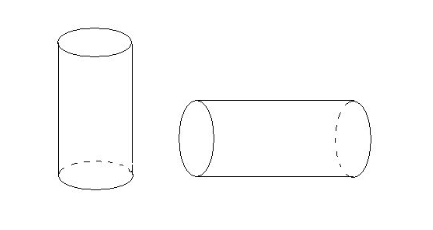
#> input picture pythonProject1/image.jpg, 433 x 230 px
$ python yuanzhu.py
#> lines starting #> are read from the running program, lines starting #| are printed output that depends on the picture; after the words box and inside, x2 and y2 are one past the last pixel; in counts of white or black regions, pixels touching at a corner belong together
import cv2
import numpy as np

# 读取图像
image = cv2.imread('image.jpg')
#> image is the input picture: shape (230, 433, 3); mean B, G, R 252.5, 252.5, 252.5
gray = cv2.cvtColor(image, cv2.COLOR_BGR2GRAY)


gray_blurred = cv2.GaussianBlur(gray, (9, 9), 0)
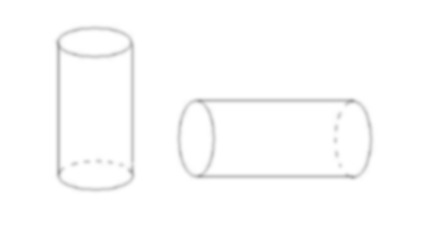
#> gray_blurred: shape (230, 433); min 172, max 255, mean 252.5

# 执行 Canny 边缘检测
edges = cv2.Canny(gray_blurred, 50, 100)
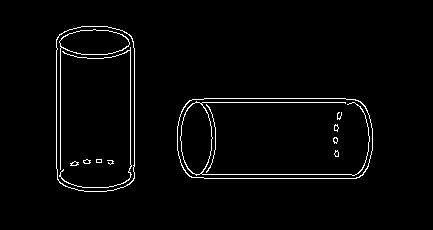
#> edges: shape (230, 433); 2.4% white in thin lines or dots, all inside (x1, y1, x2, y2) = (56, 26, 373, 192)

# Hough 圆变换识别圆形图案
circles = cv2.HoughCircles(edges,
                           cv2.HOUGH_GRADIENT, dp=1.3, minDist=80,
                           param1=100, param2=50, minRadius=10, maxRadius=100)
#> circles = [[134.5, 130.6, 77.73], [216.4, 138.4, 40.29], [333.4, 138.4, 40.29], [95.55, 60.45, 39.25]]


if circles is not None:

    circles_round = np.round(circles[0, :]).astype("int")
#> circles_round = [[135, 131, 78], [216, 138, 40], [333, 138, 40], [96, 60, 39]]

    # 绘制圆圈和其中心
    for (x, y, r) in circles_round:
        cv2.circle(image, (x, y), r, (0, 255, 0), 2)
        cv2.rectangle(image, (x - 5, y - 5), (x + 5, y + 5), (0, 128, 255), -1)
#> this loop made 4 passes
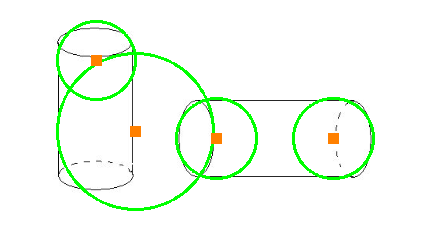
#> image: shape (230, 433, 3); 4.16% of pixels changed, all inside (x1, y1, x2, y2) = (56, 20, 375, 211)

# 显示结果
cv2.imshow('Detected Circles', image)
cv2.waitKey(0)
cv2.destroyAllWindows()

$ run again, with pythonProject1/ditie.jpg copied over pythonProject1/image.jpg
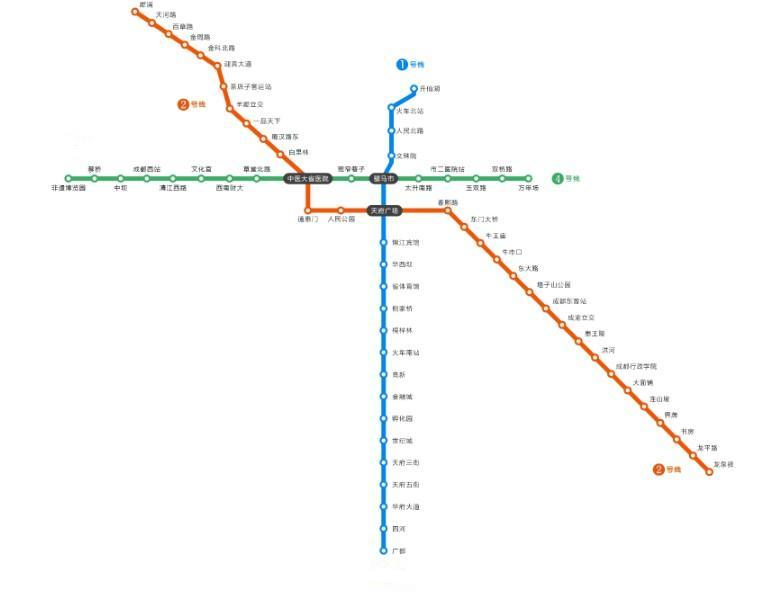
#> input picture pythonProject1/ditie.jpg, 781 x 593 px
#> image is the input picture: shape (593, 781, 3); mean B, G, R 250.1, 250.8, 250.6
#> `edges = cv2.Canny(gray_blurred, 50, 100)`:
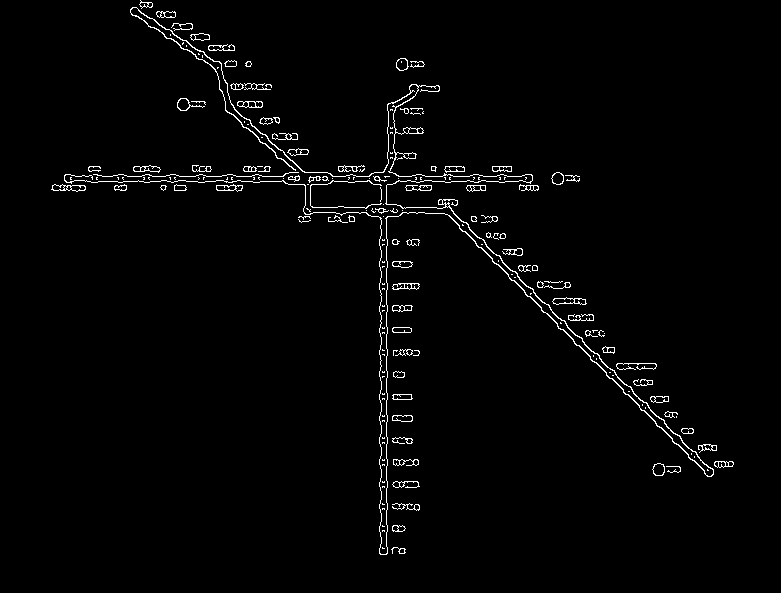
#> edges: shape (593, 781); 1.9% white in thin lines or dots, all inside (x1, y1, x2, y2) = (51, 0, 734, 555)
#> circles = [[476.4, 273.6, 99.18], [303.5, 86.45, 99.18], [147.5, 104.6, 82.02], [446.5, 138.4, 59.14], [355.5, 151.4, 62], [316.5, 268.4, 97.75], [238.5, 134.5, 51.73], [407.5, 212.5, 33.4], [567.4, 203.4, 93.46], [403.6, 307.4, 25.73], [403.6, 463.4, 24.95]]
#> circles_round = [[476, 274, 99], [304, 86, 99], [148, 105, 82], [447, 138, 59], [356, 151, 62], [317, 268, 98], [239, 135, 52], [408, 213, 33], [567, 203, 93], [404, 307, 26], [404, 463, 25]]
#> the loop `for (x, y, r) in circles_round:` made 11 passes
#> after the loop `for (x, y, r) in circles_round:`:
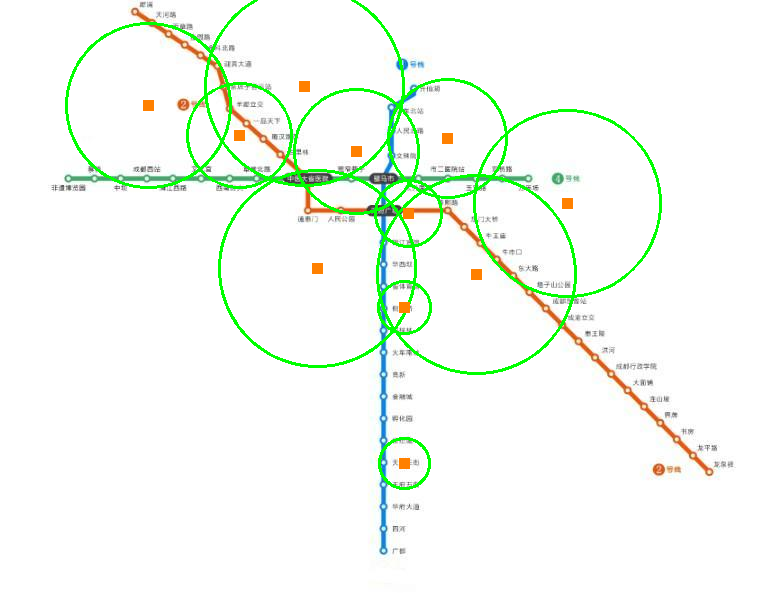
#> image: shape (593, 781, 3); 3.08% of pixels changed, all inside (x1, y1, x2, y2) = (65, 0, 662, 490)

$ run again, with pythonProject1/subway_map.jpg copied over pythonProject1/image.jpg
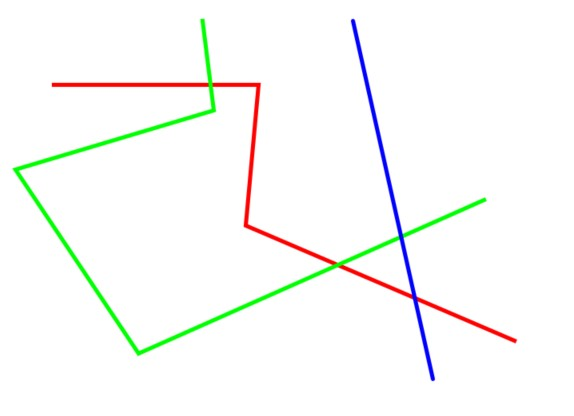
#> input picture pythonProject1/subway_map.jpg, 574 x 416 px
#> image is the input picture: shape (416, 574, 3); mean B, G, R 248, 250.4, 249.1
#> `edges = cv2.Canny(gray_blurred, 50, 100)`:
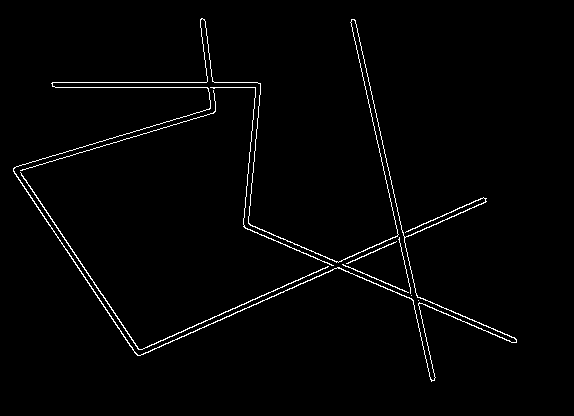
#> edges: shape (416, 574); 1.8% white in thin lines or dots, all inside (x1, y1, x2, y2) = (13, 18, 517, 382)
#> circles = [[316.5, 199.5, 71.88], [177.4, 156.6, 77.73], [147.5, 69.55, 61.87]]
#> circles_round = [[317, 200, 72], [177, 157, 78], [148, 70, 62]]
#> the loop `for (x, y, r) in circles_round:` made 3 passes
#> after the loop `for (x, y, r) in circles_round:`:
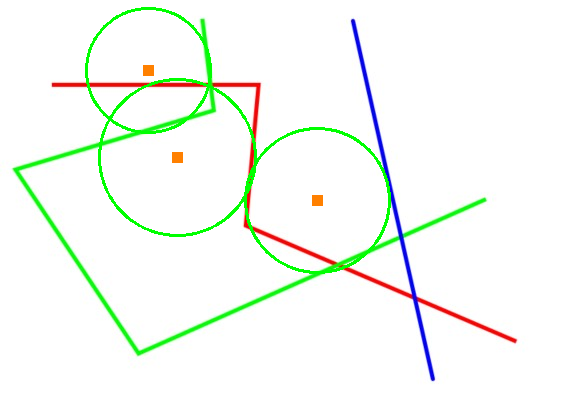
#> image: shape (416, 574, 3); 1.8% of pixels changed, all inside (x1, y1, x2, y2) = (85, 7, 391, 274)
